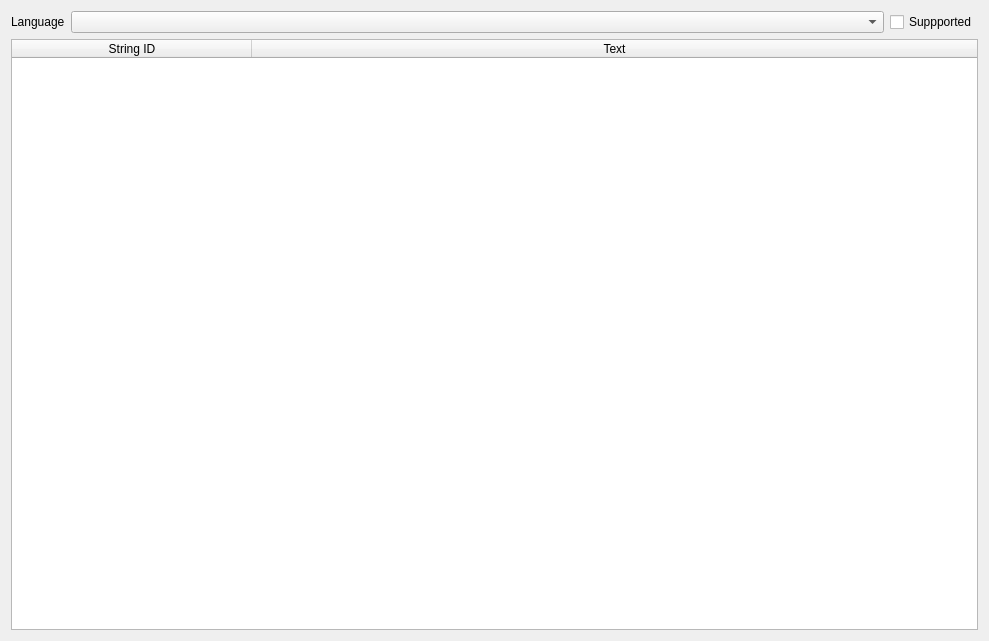
<?xml version='1.0' encoding='UTF-8'?>
<ui version="4.0">
 <class>Translations</class>
 <widget class="QDialog" name="Translations">
  <property name="geometry">
   <rect>
    <x>0</x>
    <y>0</y>
    <width>989</width>
    <height>641</height>
   </rect>
  </property>
  <property name="windowTitle">
   <string>Map translations</string>
  </property>
  <property name="modal">
   <bool>true</bool>
  </property>
  <layout class="QVBoxLayout" name="verticalLayout">
   <item>
    <layout class="QHBoxLayout" name="horizontalLayout">
     <item>
      <widget class="QLabel" name="label">
       <property name="sizePolicy">
        <sizepolicy hsizetype="Minimum" vsizetype="Preferred">
         <horstretch>0</horstretch>
         <verstretch>0</verstretch>
        </sizepolicy>
       </property>
       <property name="text">
        <string>Language</string>
       </property>
      </widget>
     </item>
     <item>
      <widget class="QComboBox" name="languageSelect">
       <property name="sizePolicy">
        <sizepolicy hsizetype="Expanding" vsizetype="Fixed">
         <horstretch>0</horstretch>
         <verstretch>0</verstretch>
        </sizepolicy>
       </property>
      </widget>
     </item>
     <item>
      <widget class="QCheckBox" name="supportedCheck">
       <property name="text">
        <string>Suppported</string>
       </property>
      </widget>
     </item>
    </layout>
   </item>
   <item>
    <widget class="QTableWidget" name="translationsTable">
     <attribute name="horizontalHeaderDefaultSectionSize">
      <number>240</number>
     </attribute>
     <attribute name="horizontalHeaderStretchLastSection">
      <bool>true</bool>
     </attribute>
     <attribute name="verticalHeaderVisible">
      <bool>false</bool>
     </attribute>
     <attribute name="verticalHeaderDefaultSectionSize">
      <number>24</number>
     </attribute>
     <column>
      <property name="text">
       <string>String ID</string>
      </property>
     </column>
     <column>
      <property name="text">
       <string>Text</string>
      </property>
     </column>
    </widget>
   </item>
  </layout>
 </widget>
 <resources/>
 <connections/>
</ui>
